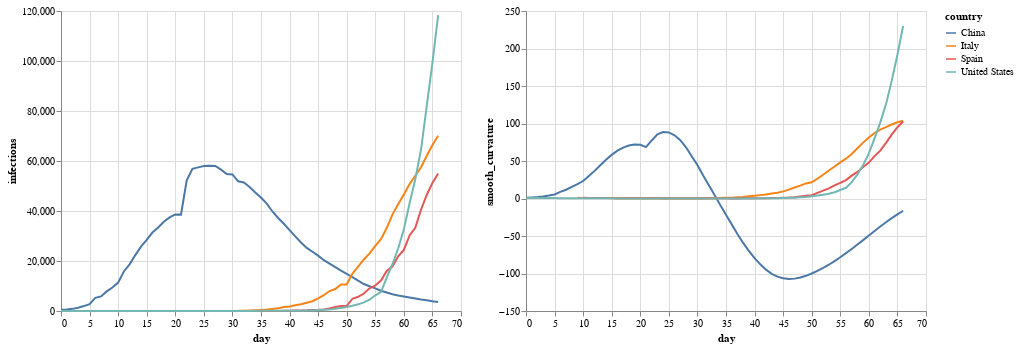

The notebook cell saved with this chart:
### Markdown cell above
### Países con mayor cantidad de infecciones

### Code cell
import altair as alt

def plot(countries):
    countries_data = all_features_df[all_features_df['country'].isin(countries)]
    
    return alt.Chart(countries_data).mark_line().encode(
        x='day',
        y='infections',
        color='country',
    ) | alt.Chart(countries_data).mark_line().encode(
        x='day',
        y='smooth_curvature',
        color='country',
    )

plot(['China', 'Italy', 'Spain', 'United States'])

### Figure 1 — Vega-Lite specification as saved in the notebook (floating-point values rounded to 4 significant figures; data arrays with more than 128 entries replaced by an {"elided": "..."} marker saying what was removed)
{"config": {"view": {"continuousWidth": 400, "continuousHeight": 300}}, "hconcat": [{"mark": "line", "encoding": {"color": {"type": "nominal", "field": "country"}, "x": {"type": "quantitative", "field": "day"}, "y": {"type": "quantitative", "field": "infections"}}}, {"mark": "line", "encoding": {"color": {"type": "nominal", "field": "country"}, "x": {"type": "quantitative", "field": "day"}, "y": {"type": "quantitative", "field": "smooth_curvature"}}}], "data": {"name": "data-f79747f0a060b3840e6f04c9d83f39b7"}, "$schema": "https://vega.github.io/schema/vega-lite/v4.0.2.json", "datasets": {"data-f79747f0a060b3840e6f04c9d83f39b7": {"elided": "239 records"}}}
